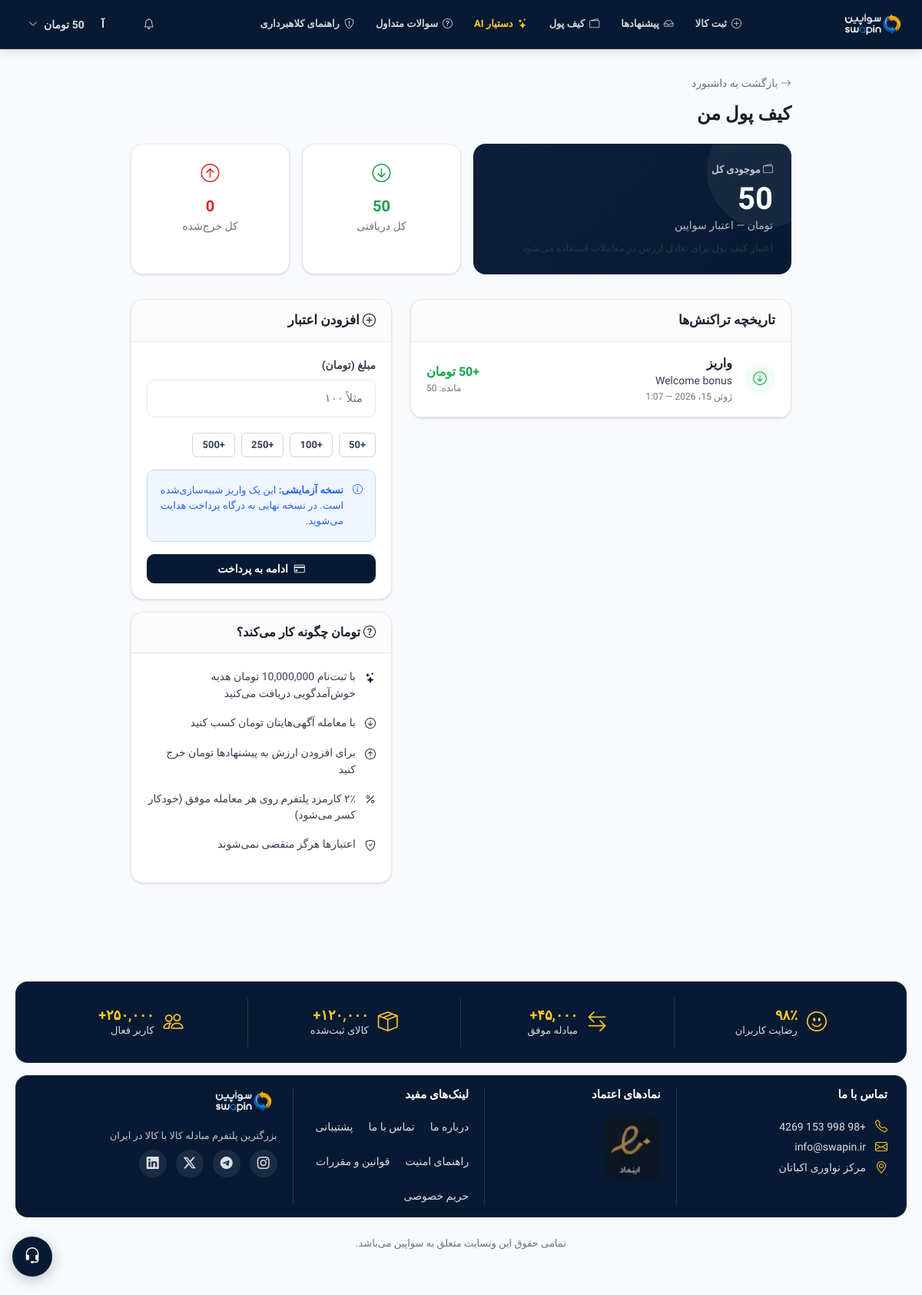
Page /wallet.php (signed in) on the committed database.
### tables this page shows
CREATE TABLE `users` (
  `id` int UNSIGNED NOT NULL,
  `name` varchar(120) NOT NULL,
  `email` varchar(180) NOT NULL,
  `phone` varchar(20) DEFAULT NULL,
  `city` varchar(100) DEFAULT NULL,
  `avatar` varchar(200) DEFAULT NULL,
  `bio` text,
  `password_hash` varchar(255) NOT NULL,
  `credit_balance` decimal(12,2) NOT NULL DEFAULT '0.00',
  `rating` decimal(3,2) NOT NULL DEFAULT '0.00',
  `rating_count` int UNSIGNED NOT NULL DEFAULT '0',
  `verification_level` tinyint UNSIGNED NOT NULL DEFAULT '1' COMMENT '1=email,2=phone,3=id_verified',
  `is_active` tinyint(1) NOT NULL DEFAULT '1',
  `last_seen` datetime DEFAULT NULL,
  `created_at` datetime NOT NULL DEFAULT CURRENT_TIMESTAMP,
  `updated_at` datetime NOT NULL DEFAULT CURRENT_TIMESTAMP ON UPDATE CURRENT_TIMESTAMP
);

CREATE TABLE `wallet_transactions` (
  `id` int UNSIGNED NOT NULL,
  `user_id` int UNSIGNED NOT NULL,
  `type` enum('deposit','withdraw','trade_credit','trade_debit','fee','refund') NOT NULL,
  `ref_type` enum('none','trade','trade_offer','listing','subscription_order','listing_bump','inspection_request','external') NOT NULL DEFAULT 'none' COMMENT 'Entity type that ref_id points to',
  `amount` decimal(12,2) NOT NULL,
  `balance_after` decimal(12,2) NOT NULL,
  `currency_code` char(3) NOT NULL DEFAULT 'IRR' COMMENT 'ISO 4217 (ledger in Toman)',
  `currency` varchar(20) NOT NULL DEFAULT 'تومان' COMMENT 'Display unit label',
  `note` varchar(255) DEFAULT NULL,
  `ref_id` int UNSIGNED DEFAULT NULL COMMENT 'ID within ref_type table (see ref_type column)',
  `trade_id` int UNSIGNED DEFAULT NULL COMMENT 'FK trades.id when trade-related',
  `listing_id` int UNSIGNED DEFAULT NULL COMMENT 'FK listings.id when listing-related',
  `created_at` datetime NOT NULL DEFAULT CURRENT_TIMESTAMP
);

### wallet.php (the view, shortened to what the rows shown need)
<?php
require_once __DIR__ . '/includes/config.php';
require_once __DIR__ . '/includes/layout.php';
$user = require_auth();
$uid  = $user['id'];
$page    = max(1, (int)($_GET['page'] ?? 1));
$perPage = 20;
$total   = (int)(DB::fetch('SELECT COUNT(*) AS c FROM wallet_transactions WHERE user_id = ?', [$uid])['c'] ?? 0);
$pag     = paginate($total, $perPage, $page);
$transactions = DB::fetchAll(
    'SELECT * FROM wallet_transactions WHERE user_id = ? ORDER BY created_at DESC LIMIT ? OFFSET ?',
    [$uid, $perPage, $pag['offset']]
);
render_head('کیف پول من');
render_navbar($user);
?>
<div class="section-sm">
  <div class="container-md">
    <div class="mb-6">
      <h2 class="mt-3">کیف پول من</h2>
    </div>
    <div style="display:grid;grid-template-columns:2fr 1fr 1fr;gap:var(--sp-4);margin-bottom:var(--sp-8)">
      <div class="wallet-card">
        <div class="wallet-card__label"><i class="bi bi-wallet2"></i> موجودی کل</div>
        <div class="wallet-card__balance"><?= number_format($user['credit_balance'], 0) ?></div>
        <div class="wallet-card__symbol"><?= CREDIT_UNIT ?> — اعتبار <?= APP_NAME ?></div>
        <p style="font-size:.8125rem;opacity:.65;margin-top:var(--sp-2)">اعتبار کیف پول برای تعادل ارزش در معاملات استفاده می‌شود</p>
      </div>
    </div>
    <div style="display:grid;grid-template-columns:1fr 340px;gap:var(--sp-6);align-items:start">
      <div>
        <div class="card">
          <?php if (empty($transactions)): ?>
          <div class="card-body">
            <div class="empty-state" style="padding:var(--sp-10) var(--sp-4)">
              <i class="bi bi-clock-history" style="font-size:3rem"></i>
              <h3>هنوز تراکنشی نیست</h3>
              <p>پس از شروع معامله، تاریخچه اعتبار شما اینجا نمایش داده می‌شود.</p>
            </div>
          </div>
          <?php else: ?>
          <?php
          foreach ($transactions as $tx):
            [$txIcon, $txLabel, $txColor] = tx_type_label($tx['type']);
            $isPos = (float)$tx['amount'] >= 0;
          ?>
          <div style="display:flex;align-items:center;gap:var(--sp-4);padding:var(--sp-4) var(--sp-5);border-bottom:1px solid var(--border)">
            <div style="width:40px;height:40px;border-radius:50%;background:var(--<?= $txColor ?>-bg);display:flex;align-items:center;justify-content:center;flex-shrink:0">
              <i class="bi bi-<?= $txIcon ?>" style="color:var(--<?= $txColor ?>);font-size:1.1rem"></i>
            </div>
            <div style="flex:1">
              <div style="font-weight:600"><?= $txLabel ?></div>
              <?php if ($tx['note']): ?>
              <div class="fs-sm" style="color:var(--text-secondary)"><?= h($tx['note']) ?></div>
              <?php endif; ?>
              <div class="fs-xs" style="color:var(--text-muted)"><?= persian_datetime($tx['created_at']) ?></div>
            </div>
            <div style="text-align:left">
              <div style="font-weight:800;font-size:1rem;color:var(--<?= $isPos ? 'success' : 'danger' ?>)">
                <?= $isPos ? '+' : '' ?><?= fmt_credit((float)$tx['amount']) ?>
              </div>
              <div class="fs-xs" style="color:var(--text-muted)">مانده: <?= fmt_credit((float)$tx['balance_after'], false) ?></div>
            </div>
          </div>
          <?php endforeach; ?>
          <?php endif; ?>
        </div>
      </div>
    </div>
  </div>
</div>
<?php render_footer(); ?>

### includes/layout.php (shortened to what the rows shown need)
<?php
require_once __DIR__ . '/config.php';
function render_head(string $title = '', string $desc = '', array $seo = []): void {
    $t         = $title ? h($title) . ' — ' . APP_NAME : APP_NAME . ' — بازار تعویض هوشمند';
    $d         = $desc  ? h($desc)  : 'کالا و خدمات را مستقیم در سواپین مبادله کنید — بازار تعویض هوشمند.';
    $url       = APP_URL;
    $canonical = h($seo['canonical'] ?? seo_canonical());
    $ogImage   = h($seo['og_image'] ?? LOGO_URL);
    $ogType    = h($seo['og_type'] ?? 'website');
    $robots    = h($seo['robots'] ?? 'index, follow');
    $ogTitle   = h($seo['og_title'] ?? ($title ?: APP_NAME . ' — بازار تعویض هوشمند'));
    $appName    = h(APP_NAME);
    $creditUnit = h(CREDIT_UNIT);
    $csrf       = h(csrf_token());
    $keywords = '';
    $jsonLd = '';
    echo <<<HTML
<!DOCTYPE html>
<html lang="fa" dir="rtl">
<head>
<meta charset="UTF-8">
<meta name="viewport" content="width=device-width, initial-scale=1.0">
<meta name="csrf-token" content="{$csrf}">
<title>{$t}</title>
<meta name="description" content="{$d}">
<meta name="robots" content="{$robots}">
<meta name="app-url" content="{$url}">
<meta name="credit-unit" content="{$creditUnit}">
<link rel="canonical" href="{$canonical}">
<meta property="og:locale" content="fa_IR">
<meta property="og:site_name" content="{$appName}">
<meta property="og:title" content="{$ogTitle}">
<meta property="og:description" content="{$d}">
<meta property="og:url" content="{$canonical}">
<meta property="og:type" content="{$ogType}">
<meta property="og:image" content="{$ogImage}">
<meta name="twitter:card" content="summary_large_image">
<meta name="twitter:title" content="{$ogTitle}">
<meta name="twitter:description" content="{$d}">
<meta name="twitter:image" content="{$ogImage}">
<meta name="theme-color" content="#0a2540">
{$keywords}{$jsonLd}<link rel="preconnect" href="https://fonts.googleapis.com">
<link rel="preconnect" href="https://fonts.gstatic.com" crossorigin>
<link href="https://fonts.googleapis.com/css2?family=Vazirmatn:wght@400;500;600;700;800&display=swap" rel="stylesheet">
<link rel="stylesheet" href="https://cdn.jsdelivr.net/npm/bootstrap-icons@1.11.3/font/bootstrap-icons.css">
<link rel="stylesheet" href="{$url}/src/css/main.css">
<link rel="icon" type="image/png" sizes="32x32" href="{$url}/src/img/fav_icon/android-chrome-512x512.png">
<link rel="icon" type="image/png" sizes="16x16" href="{$url}/src/img/fav_icon/android-chrome-192x192.png">
<link rel="apple-touch-icon" href="{$url}/src/img/fav_icon/apple-touch-icon.png">
<link rel="manifest" href="{$url}/src/img/fav_icon/site.webmanifest">
</head>
<body>
<a href="#main-content" class="skip-link">رفتن به محتوای اصلی</a>
HTML;
}
function render_navbar(?array $user = null): void {
    $url        = APP_URL;
    $logoUrl    = APP_URL . '/src/img/swapin-light-png.png';
    $appName    = APP_NAME;
    $creditUnit = h(CREDIT_UNIT);
    $unread     = 0;
    $pendOffers = 0;
    if ($user) {
        $unread     = (int)(DB::fetch('SELECT COUNT(*) as c FROM messages WHERE to_user_id = ? AND is_read = 0', [$user['id']])['c'] ?? 0);
        $pendOffers = (int)(DB::fetch(
            'SELECT COUNT(*) as c FROM trade_offers o JOIN listings l ON l.id = o.listing_id WHERE l.user_id = ? AND o.status = "pending"',
            [$user['id']]
        )['c'] ?? 0);
    }
    $notifTotal = $unread + $pendOffers;
    $notifClass = $notifTotal > 0 ? 'notif-dot' : '';
    $initials   = $user ? mb_strtoupper(mb_substr($user['name'], 0, 1)) : '';
    $loggedIn   = $user !== null;
    echo <<<HTML
<header class="site-header" role="banner">
<nav class="navbar" aria-label="ناوبری اصلی">
  <div class="navbar-inner">
    <button type="button" class="navbar-hamburger" id="nav-hamburger" aria-label="منو">
      <i class="bi bi-list"></i>
    </button>
    <a href="{$url}/" class="navbar-brand">
      <img src="{$logoUrl}" alt="{$appName}" class="brand-logo">
    </a>
    <div class="navbar-nav hide-mobile">
HTML;
    echo <<<HTML
    </div>
    <!-- <div class="navbar-search hide-mobile">
      <i class="bi bi-search search-icon"></i>
      <input type="search" id="global-search" placeholder="جستجوی آگهی‌ها…" autocomplete="off">
    </div> -->
    <div class="navbar-actions">
HTML;
    if ($loggedIn) {
        $credFmt = number_format((float)$user['credit_balance'], 0);
        echo <<<HTML
      <button type="button" class="btn btn-ghost btn-icon {$notifClass}" id="notif-bell-btn" title="اعلان‌ها" aria-label="اعلان‌ها">
        <i class="bi bi-bell"></i>
      </button>
      <div class="dropdown hide-mobile">
        <button class="btn btn-ghost d-flex align-center gap-2" id="user-menu-btn">
          <span class="avatar avatar-sm">{$initials}</span>
          <span class="hide-mobile" style="font-size:.875rem;font-weight:600">{$credFmt} {$creditUnit}</span>
          <i class="bi bi-chevron-down" style="font-size:.75rem"></i>
        </button>
        <div class="dropdown-menu" id="user-menu">
          <a href="{$url}/dashboard.php" class="dropdown-item"><i class="bi bi-speedometer2"></i> داشبورد</a>
HTML;
        $logoutCsrf = csrf_field();
        echo <<<HTML
          <form method="POST" action="{$url}/auth/logout.php" style="margin:0">
            {$logoutCsrf}
            <button type="submit" class="dropdown-item" style="color:var(--danger);width:100%;border:0;background:none;text-align:inherit;cursor:pointer;font:inherit">
              <i class="bi bi-box-arrow-right"></i> خروج
            </button>
          </form>
        </div>
      </div>
HTML;
    }
    echo <<<HTML
    </div>
  </div>
</nav>
</header>
<div class="mobile-nav-overlay" id="mobile-nav-overlay"></div>
<aside class="mobile-drawer" id="mobile-drawer">
  <div class="mobile-drawer__header">
    <strong>منو</strong>
    <button type="button" id="nav-hamburger-close" aria-label="بستن"><i class="bi bi-x-lg"></i></button>
  </div>
  <nav class="mobile-drawer__nav">
HTML;
    echo <<<HTML
  </nav>
</aside>
<div id="toast-container"></div>
HTML;
}
function render_footer(): void {
    $url      = APP_URL;
    echo <<<HTML
<script src="{$url}/src/js/app.js"></script>
</body>
</html>
HTML;
}

### rows in the picture
users: name "آ", credit_balance "50"
wallet_transactions: txLabel "واریز", note "Welcome bonus", created_at "ژوئن 15، 2026 — 1:07", amount "50 تومان", balance_after "50"

### other values in the picture
$label "ثبت کالا"
$label "پیشنهادها"
$label "کیف پول"
$label "دستیار AI"
$label "سوالات متداول"
$label "راهنمای کلاهبرداری"
$creditUnit "تومان"
CREDIT_UNIT "تومان"
APP_NAME "سواپین"
$totalEarned "50"
$totalSpent "0"
$amt "50"
$amt "100"
$amt "250"
$amt "500"
